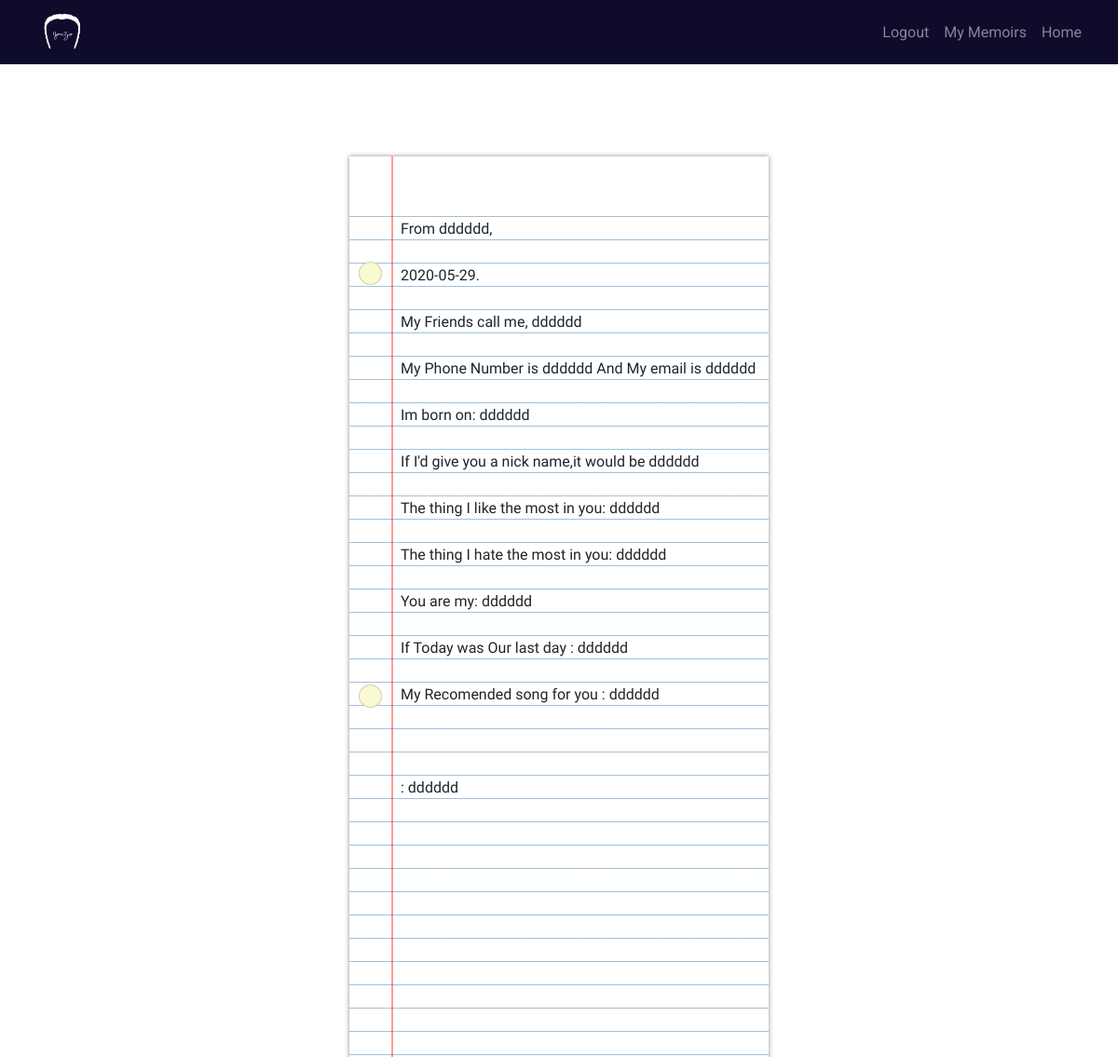
/slam/26 (signed in), run on the app's committed database.
### Jurzo/models.py (models this page shows, shortened)
class Page(db.Model):
    id = db.Column(db.Integer, primary_key=True)
    user_id = db.Column(db.Integer, db.ForeignKey('user.id'), nullable=False)
    date_created = db.Column(
        db.DateTime, nullable=False, default=datetime.utcnow)
    name = db.Column(db.Text)
    pet_name = db.Column(db.Text)
    phone_num = db.Column(db.Text)
    address = db.Column(db.Text)
    mail = db.Column(db.Text)
    birthday = db.Column(db.Text)
    nick_name = db.Column(db.Text)
    Quote = db.Column(db.Text)
    Songs = db.Column(db.Text)
    likes = db.Column(db.Text)
    hates = db.Column(db.Text)
    what_us = db.Column(db.Text)
    lastd = db.Column(db.Text)

### Jurzo/pages/routes.py (the view)
@pages.route('/slam/<slam_id>', methods=['GET', 'POST'])
@login_required
def slam(slam_id):
    slam = Page.query.get_or_404(slam_id)
    if current_user == slam.owner:
        return render_template('slam.html', slam=slam)
    else:
        abort(403)

### Jurzo/models.py (called while the page is built)
@login_manager.user_loader
def load_user(userid):
    return User.query.get(int(userid))

### Jurzo/templates/slam.html (shortened to what this page needs)
<!DOCTYPE html>
<html lang="en">
<head>
    <link rel="stylesheet" type="text/css" href="{{url_for('static',filename='slam.css')}}">
       <link rel="stylesheet" href="https://stackpath.bootstrapcdn.com/bootstrap/4.1.0/css/bootstrap.min.css">
    <link rel="stylesheet" href="{{url_for('static', filename='style.css')}}">
  <link rel="stylesheet" href="https://use.fontawesome.com/releases/v5.0.8/css/solid.css">
  <link rel="stylesheet" type="text/css" href="{{url_for('static', filename='form.css')}}">
</head>
<body>
  <nav class="navbar navbar-dark navbar-expand-md fixed-top">
            <div class="container-fluid">
                <a class="navbar-brand" href="{{url_for('main.home')}}"> <img src="{{url_for('static',filename='img/Loogo.png')}}" alt="Jorzo logo"> </a>
                    <div class="collapse navbar-collapse justify-content-end " id="menu">
                        <ul class="navbar-nav ml-auto">
                            {%if current_user.is_authenticated%}
                            <li class="nav-item"><a href="{{url_for('users.logout')}}" class="nav-link">Logout</a></li>
                            <li class="nav-item"><a href="{{url_for('users.memoirs')}}" class="nav-link">My Memoirs</a></li>
                             <li class="nav-item"><a href="{{url_for('main.home')}}" class="nav-link">Home</a></li>
                             {%endif%}
                        </ul>
                    </div>
            </div>
        </nav>
    <div class="paper">
  <div class="lines">
    <div class="text" contenteditable spellcheck="false">
     From {{slam.name}},<br/><br/>
     {{slam.date_created.date()}}. <br/><br/>
     <span class='req'> My Friends call me, <span>
      <span class='ans'> {{slam.pet_name}}</span>
      <br /><br />
      <span class='req'> My Phone Number is <span>
      <span class='ans'> {{slam.phone_num}}</span>
      <span class='req'> And My email is <span>
      <span class='ans'> {{slam.mail}}</span>
      <br /><br />
      {%if slam.birthday%}
      <span class='req'> Im born on: <span>
      <span class='ans'> {{slam.birthday}}</span>
      <br /><br />
      {%endif%}
      {%if slam.nick_name%}
      <span class='req'> If I'd give you a nick name,it would be  <span>
      <span class='ans'> {{slam.nick_name}}</span>
      <br /><br />
      {%endif%}
      {%if slam.likes%}
      <span class='req'> The thing I like the most in you: <span>
      <span class='ans'> {{slam.likes}}</span>
      <br /><br />
      {%endif%}
      {%if slam.hates%}
      <span class='req'> The thing I hate the most in you: <span>
      <span class='ans'> {{slam.hates}}</span>
      <br /><br />
      {%endif%}
       {%if slam.what_us%}
      <span class='req'>You are my: <span>
      <span class='ans'> {{slam.what_us}}</span>
      <br /><br />
      {%endif%}
       {%if slam.lastd%}
      <span class='req'>If Today was Our last day : <span>
      <span class='ans'> {{slam.lastd}}</span>
      <br /><br />
      {%endif%}
      {%if slam.Songs%}
      <span class='req'>My Recomended song for you :  <span>
      <span class='ans'> {{slam.Songs}}</span>
      <br /><br />
      {%endif%}
       <br /><br />
      {%if slam.Quote%}
      <span class='req'>:  <span>
      <span class='ans'> {{slam.Quote}}</span>
      <br /><br />
      {%endif%}
      <br /><br />
    </div>
  </div>
  <div class="holes hole-top"></div>
  <div class="holes hole-middle"></div>
</div>
</body>
</html>

### Jurzo/static/slam.css (style rules this page uses)
body { margin: 0; padding: 0; background-color: #0e0b2b; }
.paper { position: absolute; height: 100%; width: 450px; background: rgba(255,255,255,0.9); margin: -400px -225px; left: 50%; top: 50%; box-shadow: 0px 0px 5px 0px #888; }
.paper::before { content: ''; position: absolute; left: 45px; height: 100%; width: 2px; background: rgba(255,0,0,0.4); }
.lines { margin-top: 40px; height: calc(100% - 40px); width: 100%; background-image: repeating-linear-gradient(white 0px, white 24px, steelblue 25px); }
.text { position: absolute; top: 65px; left: 55px; bottom: 10px; right: 10px; line-height: 25px; font-family: 'Indie Flower'; overflow: hidden; outline: none; }
.holes { position: absolute; left: 10px; height: 25px; width: 25px; background: lightgoldenrodyellow; border-radius: 50%; box-shadow: inset 0px 0px 2px 0px #888; }
.hole-top { top: 10%; }
.hole-middle { top: 50%; }

### Jurzo/static/style.css (style rules this page uses)
body { overflow-x: hidden; font-family: 'Lobster Two', cursive; }
.navbar-brand img { height: 2.7rem; }
.navbar { color: white; background-color: #0e0b2b ; }
,footer .text-center { text-align: center; }
nav a { text-align: right; z-index: -1; }

### Jurzo/static/form.css (style rules this page uses)
body { font-family: 'Roboto', sans-serif; center center fixed; background-size: cover; }

### data on the page
Page: name "dddddd", date_created "2020-05-29", pet_name "dddddd", phone_num "dddddd", mail "dddddd", birthday "dddddd", nick_name "dddddd", likes "dddddd", hates "dddddd", what_us "dddddd", lastd "dddddd", Songs "dddddd", Quote "dddddd"
